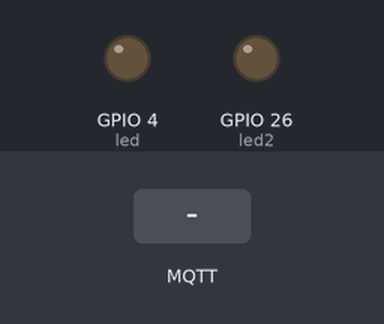
A sketch run on a simulated ESP8266 (NodeMCU). Parts: output pins drawn as LEDs (lit = HIGH). The test bench sets the inputs (shaded band). WiFi joins after 1.5 s; servers stay silent unless stated; no MQTT or app messages arrive unless stated; what the sketch prints to the serial monitor is not drawn.

Above: at 2.7 s.
2.8 s: MQTT message "t" arrives on the first subscribed topic
At 3.6 s:
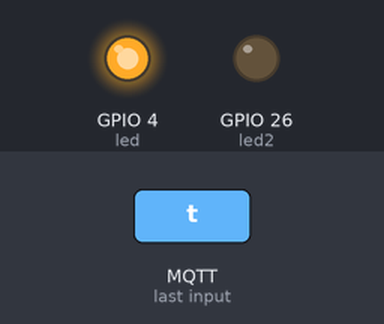
4.3 s: MQTT message "p" arrives on the first subscribed topic
At 4.7 s:
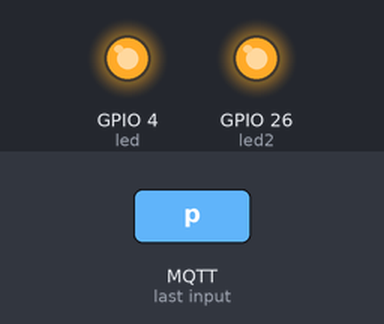
5.8 s: MQTT message "r" arrives on the first subscribed topic
At 7.0 s:
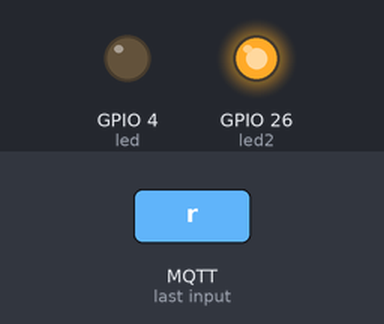
7.3 s: MQTT message "q" arrives on the first subscribed topic
At 8.2 s:
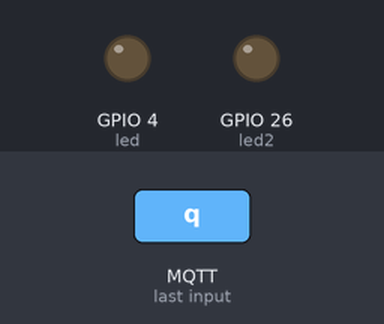
Timing chart, 0 to 9.8 s (numbered marks = the images above; inputs shaded):
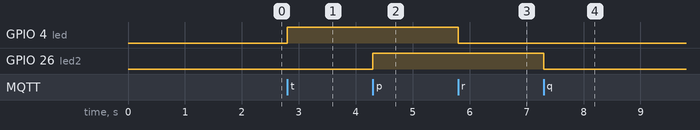

Measured:
- after the input at 2.8 s, GPIO 4 (led): LOW → HIGH at once
- after the input at 4.3 s, GPIO 26 (led2): LOW → HIGH at once
- after the input at 5.8 s, GPIO 4 (led): HIGH → LOW at once
- after the input at 7.3 s, GPIO 26 (led2): HIGH → LOW at once

The sketch:

communicatie.ino
```cpp
#include <ESP8266WiFi.h>
#include <PubSubClient.h>

/* change it with your ssid-password */
const char* ssid = "Huisje67";
const char* password = "DeGuDaBo248857149!";

/* this is the IP of PC/raspberry where you installed MQTT Server
on Wins use "ipconfig"
on Linux use "ifconfig" to get its IP address */
const char* mqtt_server = "81.207.147.229";
float temperature = 0;

/* create an instance of PubSubClient client */
WiFiClient espClient;
PubSubClient client(espClient);

/*LED GPIO pin*/
const int led = 4;
const int led2 = 26;

/* topics */

#define LED_TOPIC     "floor1/led" /* true=on, false=off */
#define TEMP_TOPIC    "floor1/temp"


long lastMsg = 0;
char msg[20];

void receivedCallback(char* topic, byte* payload, unsigned int length) {
  Serial.print("Message received: ");
  Serial.println(topic);

  Serial.print("payload: ");
  for (int i = 0; i < length; i++) {
    Serial.print(payload[i]);
  }
  Serial.println();
  /* we got '1' -> on */
  if ((char)payload[0] == 't') {
    digitalWrite(led, HIGH);

  }
  if ((char)payload[0] == 'r'){
    /* we got '0' -> on */
    digitalWrite(led, LOW);
  }
  if ((char)payload[0] == 'p') {
    digitalWrite(led2, HIGH);
  }
  else if ((char)payload[0] == 'q'){
    /* we got '0' -> on */
    digitalWrite(led2, LOW);
  }
}


void mqttconnect() {
  /* Loop until reconnected */
  while (!client.connected()) {
    Serial.print("MQTT connecting ...");
    /* client ID */
    String clientId = "ESP8266Client";
    /* connect now */
    if (client.connect(clientId.c_str())) {
      Serial.println("connected");
      /* subscribe topic with default QoS 0*/
      client.subscribe(LED_TOPIC);
    } else {
      Serial.print("failed, status code =");
      Serial.print(client.state());
      Serial.println("try again in 5 seconds");
      /* Wait 5 seconds before retrying */
      delay(5000);
    }
  }
}

void setup() {
  Serial.begin(115200);
  // We start by connecting to a WiFi network
  Serial.println();
  Serial.print("Connecting to ");
  Serial.println(ssid);

  WiFi.begin(ssid, password);

  while (WiFi.status() != WL_CONNECTED) {
    delay(500);
    Serial.print(".");
  }
  /* set led as output to control led on-off */
  pinMode(led, OUTPUT);
   pinMode(led2, OUTPUT);

  Serial.println("");
  Serial.println("WiFi connected");
  Serial.println("IP address: ");
  Serial.println(WiFi.localIP());

  /* configure the MQTT server with IPaddress and port */
  client.setServer(mqtt_server, 1883);
  /* this receivedCallback function will be invoked
  when client received subscribed topic */
  client.setCallback(receivedCallback);
}
void loop() {
  /* if client was disconnected then try to reconnect again */
  if (!client.connected()) {
    mqttconnect();
  }
  /* this function will listen for incomming
  subscribed topic-process-invoke receivedCallback */
  client.loop();
}
```
